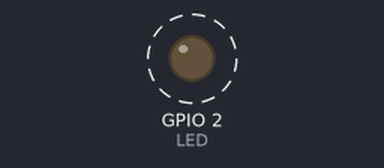
The sketch below on a simulated ESP32. Shown: output pins drawn as LEDs (lit = HIGH). Dashed ring = blinking. What the sketch prints to the serial monitor is not drawn.

Above: at 0.6 s.
Timing chart, 0 to 3.0 s (numbered marks = the images above):
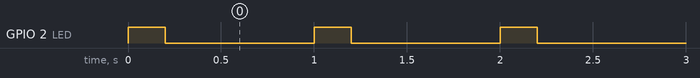

The sketch:

blink_led_simple.ino
```cpp
/*
 * Безобразно простой "Blink LED" для ESP32 DOIT DEVKIT v1
 */

#define LED LED_BUILTIN // голубой светодиод на плате подключен к GPIO2 и GND
                        // красный светодиод горит при включении питания

#define BAUDRATE 115200 // скорость UART бит/с

void setup() {
  // set pin mode to output
  pinMode(LED, OUTPUT);

  // print "Hello ESP32" to UART
  Serial.begin(BAUDRATE);
  Serial.println("\nHello ESP32!\n");
}

void loop() {
  digitalWrite(LED, HIGH);
  delay(200);

  digitalWrite(LED, LOW);
  delay(800);
}
```

Measured:
- by itself, GPIO 2 (LED): alternates HIGH for 0.20 s and LOW for 0.80 s
